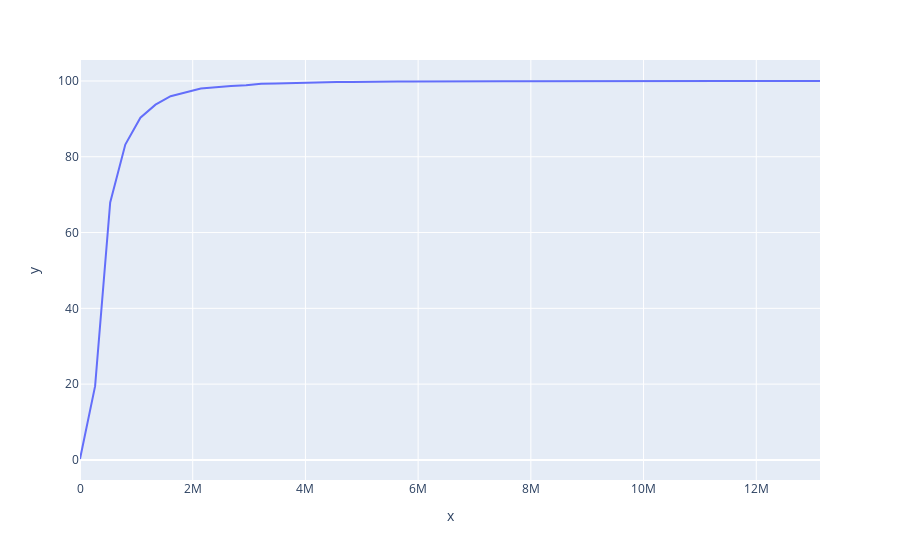

The cell this chart's notebook holds for it:
### Code cell
cdf_function = ECDF(esi[sueldo_col_name].dropna().values)
sueldo_range = np.linspace(0, esi[sueldo_col_name].max())
px.line(x=sueldo_range, y=100*cdf_function(sueldo_range))
